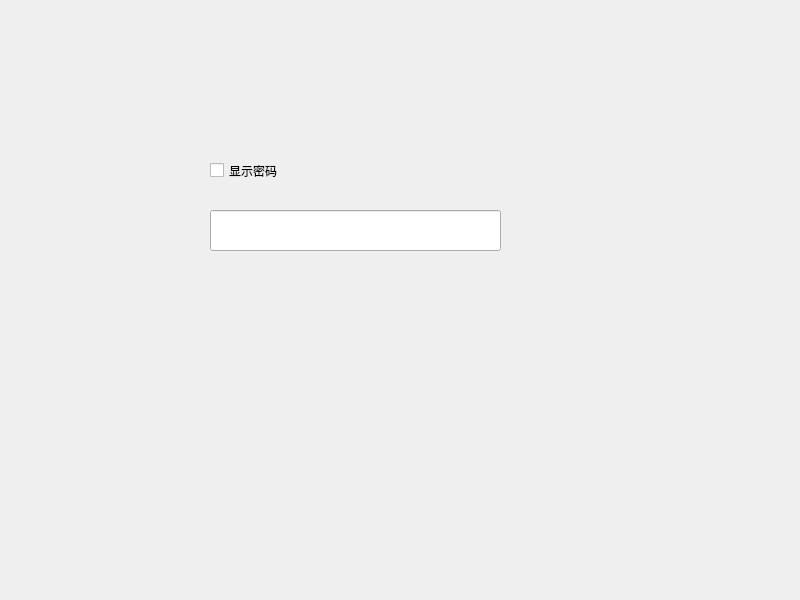
<?xml version="1.0" encoding="UTF-8"?>
<ui version="4.0">
 <class>Widget</class>
 <widget class="QWidget" name="Widget">
  <property name="geometry">
   <rect>
    <x>0</x>
    <y>0</y>
    <width>800</width>
    <height>600</height>
   </rect>
  </property>
  <property name="windowTitle">
   <string>Widget</string>
  </property>
  <widget class="QLineEdit" name="lineEdit">
   <property name="geometry">
    <rect>
     <x>210</x>
     <y>210</y>
     <width>291</width>
     <height>41</height>
    </rect>
   </property>
  </widget>
  <widget class="QCheckBox" name="checkBox">
   <property name="geometry">
    <rect>
     <x>210</x>
     <y>160</y>
     <width>161</width>
     <height>21</height>
    </rect>
   </property>
   <property name="text">
    <string>显示密码</string>
   </property>
  </widget>
 </widget>
 <resources/>
 <connections/>
</ui>
